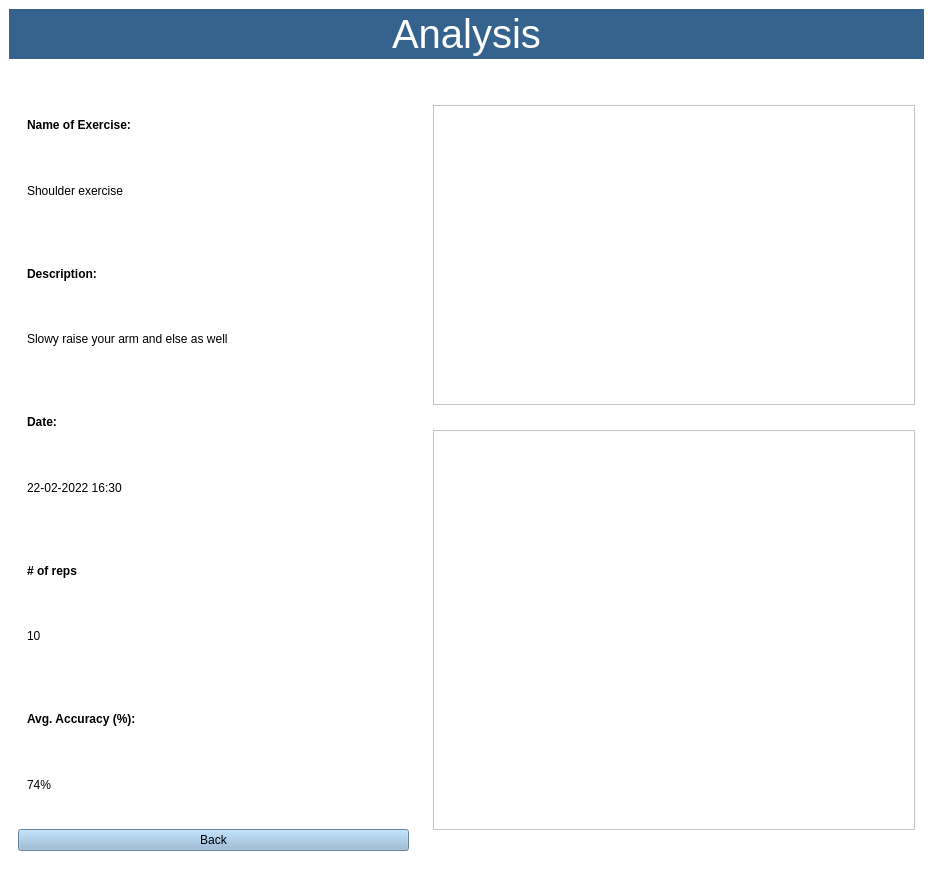
<?xml version="1.0" encoding="UTF-8"?>
<ui version="4.0">
 <class>analysis_page</class>
 <widget class="QFrame" name="analysis_page">
  <property name="geometry">
   <rect>
    <x>0</x>
    <y>0</y>
    <width>933</width>
    <height>869</height>
   </rect>
  </property>
  <property name="sizePolicy">
   <sizepolicy hsizetype="Preferred" vsizetype="Preferred">
    <horstretch>0</horstretch>
    <verstretch>0</verstretch>
   </sizepolicy>
  </property>
  <property name="minimumSize">
   <size>
    <width>933</width>
    <height>717</height>
   </size>
  </property>
  <property name="windowTitle">
   <string>Frame</string>
  </property>
  <property name="styleSheet">
   <string notr="true">background-color: rgb(255, 255, 255);</string>
  </property>
  <layout class="QVBoxLayout" name="verticalLayout">
   <property name="spacing">
    <number>0</number>
   </property>
   <property name="sizeConstraint">
    <enum>QLayout::SetDefaultConstraint</enum>
   </property>
   <property name="leftMargin">
    <number>0</number>
   </property>
   <property name="topMargin">
    <number>0</number>
   </property>
   <property name="rightMargin">
    <number>0</number>
   </property>
   <property name="bottomMargin">
    <number>0</number>
   </property>
   <item>
    <widget class="QFrame" name="title_frame">
     <property name="maximumSize">
      <size>
       <width>16777215</width>
       <height>100</height>
      </size>
     </property>
     <property name="frameShape">
      <enum>QFrame::NoFrame</enum>
     </property>
     <property name="frameShadow">
      <enum>QFrame::Raised</enum>
     </property>
     <layout class="QHBoxLayout" name="horizontalLayout">
      <item>
       <widget class="QLabel" name="title">
        <property name="minimumSize">
         <size>
          <width>0</width>
          <height>50</height>
         </size>
        </property>
        <property name="font">
         <font>
          <pointsize>30</pointsize>
         </font>
        </property>
        <property name="styleSheet">
         <string notr="true">QLabel{
	color: #ffffff;
	background-color: #35638e;
}</string>
        </property>
        <property name="text">
         <string>Analysis</string>
        </property>
        <property name="alignment">
         <set>Qt::AlignCenter</set>
        </property>
       </widget>
      </item>
     </layout>
    </widget>
   </item>
   <item>
    <widget class="QFrame" name="_frame">
     <property name="frameShape">
      <enum>QFrame::NoFrame</enum>
     </property>
     <property name="frameShadow">
      <enum>QFrame::Raised</enum>
     </property>
     <layout class="QVBoxLayout" name="verticalLayout_2">
      <property name="spacing">
       <number>0</number>
      </property>
      <property name="leftMargin">
       <number>0</number>
      </property>
      <property name="topMargin">
       <number>0</number>
      </property>
      <property name="rightMargin">
       <number>0</number>
      </property>
      <property name="bottomMargin">
       <number>0</number>
      </property>
      <item>
       <widget class="QFrame" name="content_frame">
        <property name="styleSheet">
         <string notr="true">color: #000000;</string>
        </property>
        <property name="frameShape">
         <enum>QFrame::NoFrame</enum>
        </property>
        <property name="frameShadow">
         <enum>QFrame::Raised</enum>
        </property>
        <layout class="QHBoxLayout" name="horizontalLayout_2">
         <item>
          <widget class="QFrame" name="text_frame">
           <property name="frameShape">
            <enum>QFrame::NoFrame</enum>
           </property>
           <property name="frameShadow">
            <enum>QFrame::Raised</enum>
           </property>
           <layout class="QVBoxLayout" name="verticalLayout_3">
            <item>
             <widget class="QFrame" name="name_frame">
              <property name="frameShape">
               <enum>QFrame::NoFrame</enum>
              </property>
              <property name="frameShadow">
               <enum>QFrame::Raised</enum>
              </property>
              <layout class="QVBoxLayout" name="verticalLayout_5">
               <item>
                <widget class="QLabel" name="name_frame_title">
                 <property name="font">
                  <font>
                   <weight>75</weight>
                   <bold>true</bold>
                  </font>
                 </property>
                 <property name="text">
                  <string>Name of Exercise:</string>
                 </property>
                </widget>
               </item>
               <item>
                <widget class="QLabel" name="name">
                 <property name="text">
                  <string>Shoulder exercise</string>
                 </property>
                </widget>
               </item>
              </layout>
             </widget>
            </item>
            <item>
             <widget class="QFrame" name="description_frame">
              <property name="frameShape">
               <enum>QFrame::NoFrame</enum>
              </property>
              <property name="frameShadow">
               <enum>QFrame::Raised</enum>
              </property>
              <layout class="QVBoxLayout" name="verticalLayout_8">
               <item>
                <widget class="QLabel" name="descriptions_frame_title">
                 <property name="font">
                  <font>
                   <weight>75</weight>
                   <bold>true</bold>
                  </font>
                 </property>
                 <property name="text">
                  <string>Description:</string>
                 </property>
                </widget>
               </item>
               <item>
                <widget class="QLabel" name="description">
                 <property name="text">
                  <string>Slowy raise your arm and else as well</string>
                 </property>
                </widget>
               </item>
              </layout>
             </widget>
            </item>
            <item>
             <widget class="QFrame" name="date_frame">
              <property name="frameShape">
               <enum>QFrame::NoFrame</enum>
              </property>
              <property name="frameShadow">
               <enum>QFrame::Raised</enum>
              </property>
              <layout class="QVBoxLayout" name="verticalLayout_6">
               <item>
                <widget class="QLabel" name="date_frame_title">
                 <property name="font">
                  <font>
                   <weight>75</weight>
                   <bold>true</bold>
                  </font>
                 </property>
                 <property name="text">
                  <string>Date:</string>
                 </property>
                </widget>
               </item>
               <item>
                <widget class="QLabel" name="date">
                 <property name="text">
                  <string>22-02-2022 16:30</string>
                 </property>
                </widget>
               </item>
              </layout>
             </widget>
            </item>
            <item>
             <widget class="QFrame" name="repetitions_frame">
              <property name="frameShape">
               <enum>QFrame::NoFrame</enum>
              </property>
              <property name="frameShadow">
               <enum>QFrame::Raised</enum>
              </property>
              <layout class="QVBoxLayout" name="verticalLayout_7">
               <item>
                <widget class="QLabel" name="repetitions_frame_title">
                 <property name="font">
                  <font>
                   <weight>75</weight>
                   <bold>true</bold>
                  </font>
                 </property>
                 <property name="text">
                  <string># of reps</string>
                 </property>
                </widget>
               </item>
               <item>
                <widget class="QLabel" name="repetitions">
                 <property name="text">
                  <string>10</string>
                 </property>
                </widget>
               </item>
              </layout>
             </widget>
            </item>
            <item>
             <widget class="QFrame" name="accuracy_frame">
              <property name="frameShape">
               <enum>QFrame::NoFrame</enum>
              </property>
              <property name="frameShadow">
               <enum>QFrame::Raised</enum>
              </property>
              <layout class="QVBoxLayout" name="verticalLayout_4">
               <item>
                <widget class="QLabel" name="accuracy_frame_title">
                 <property name="font">
                  <font>
                   <weight>75</weight>
                   <bold>true</bold>
                  </font>
                 </property>
                 <property name="text">
                  <string>Avg. Accuracy (%):</string>
                 </property>
                </widget>
               </item>
               <item>
                <widget class="QLabel" name="accuracy">
                 <property name="text">
                  <string>74%</string>
                 </property>
                </widget>
               </item>
              </layout>
             </widget>
            </item>
            <item>
             <widget class="QPushButton" name="back_button">
              <property name="styleSheet">
               <string notr="true">background-color: #90b6d6;
</string>
              </property>
              <property name="text">
               <string>Back</string>
              </property>
             </widget>
            </item>
           </layout>
          </widget>
         </item>
         <item>
          <widget class="QFrame" name="graphics_frame">
           <property name="minimumSize">
            <size>
             <width>500</width>
             <height>0</height>
            </size>
           </property>
           <property name="maximumSize">
            <size>
             <width>500</width>
             <height>16777215</height>
            </size>
           </property>
           <property name="frameShape">
            <enum>QFrame::NoFrame</enum>
           </property>
           <property name="frameShadow">
            <enum>QFrame::Raised</enum>
           </property>
           <layout class="QVBoxLayout" name="verticalLayout_9">
            <item>
             <widget class="QGraphicsView" name="ex_image">
              <property name="maximumSize">
               <size>
                <width>16777215</width>
                <height>300</height>
               </size>
              </property>
             </widget>
            </item>
            <item>
             <widget class="QFrame" name="accuracy_graph">
              <property name="maximumSize">
               <size>
                <width>16777215</width>
                <height>400</height>
               </size>
              </property>
              <property name="frameShape">
               <enum>QFrame::StyledPanel</enum>
              </property>
              <property name="frameShadow">
               <enum>QFrame::Raised</enum>
              </property>
              <layout class="QVBoxLayout" name="verticalLayout_graph"/>
             </widget>
            </item>
           </layout>
          </widget>
         </item>
        </layout>
       </widget>
      </item>
     </layout>
    </widget>
   </item>
  </layout>
 </widget>
 <resources/>
 <connections/>
</ui>
